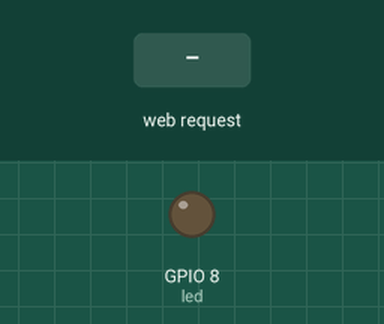
This program was run on a simulated ESP32 board running MicroPython. Parts: output pins drawn as LEDs (lit = HIGH). The test bench sets the inputs (shaded band). The board's own WiFi access point starts at once; what the program prints to the serial console is not drawn.

Above: at 1.2 s.
1.3 s: HTTP request GET /off received
At 1.9 s:
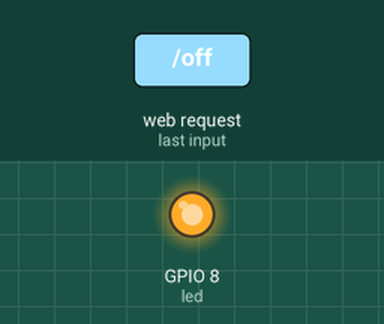
2.8 s: HTTP request GET /on received
At 4.2 s:
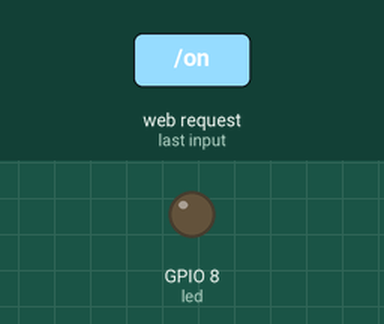
Timing chart, 0 to 5.8 s (numbered marks = the images above; inputs shaded):
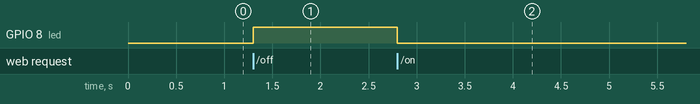

Measured:
- after the input at 1.3 s, GPIO 8 (led): LOW → HIGH at once
- after the input at 2.8 s, GPIO 8 (led): HIGH → LOW at once

The program:

WiFi_AP_webserver.py
```python
# Gert den Neijsel, 2025. The Hague University of Applied Sciences (Haagse Hogeschool).
# This is a demo program for an ESP32 C3 with 0.42" oled display.
# The ESP32-C3 will set up it's own Wi-Fi network, "ESP-C3".
# Connect you PC to this Wi-Fi network, you do not need a password.
# Copy the IP address and paste it in your browser.
# Now you have a webpage with ON and OFF buttons. They will switch the LED on the ESP32-C3 ON or OFF.

# Please note: Some of the ESP32-C3 boards have a poor quality Wi-Fi antenna (the red block),
# which makes connecting to Wi-Fi hard or sometimes impossible.
# Touching the antenna might help. Pressing the reset button might help.
# Better yet: solder an antenna wire of 31mm length to the "reset button" side of the red block.

import network
import socket
from machine import Pin

# Setup the Wi-Fi Access Point
ap = network.WLAN(network.AP_IF)
ap.config(essid="ESP-C3", password="")  # Open network
# ap.config(essid="ESP-C3", password="YourPassword", authmode=3) # authmode=3 = WPA2-PSK (recommended)

ap.active(True)
while not ap.active():
    pass
print("Access Point active! IP-address:", ap.ifconfig()[0])

# Setup Onboard LED (GPIO8 on ESP32-C3 boards)
led = Pin(8, Pin.OUT)
led.value(0)  # LED off at startup

def web_page():
    return """<!DOCTYPE html>
    <html>
    <head>
        <title>ESP32-C3 Webserver</title>
        <style>
            body { text-align: center; font-family: Arial; }
            .button { display: inline-block; padding: 20px; font-size: 20px; width: 100px; }
            .on { background-color: green; color: white; }
            .off { background-color: red; color: white; }
        </style>
    </head>
    <body>
        <h1>ESP32-C3 LED Control</h1>
        <a href="/on"><button class="button on">ON</button></a>
        <a href="/off"><button class="button off">OFF</button></a>
    </body>
    </html>"""

# Setup Webserver
s = socket.socket(socket.AF_INET, socket.SOCK_STREAM)
s.bind(('', 80))
s.listen(5)

while True:
    conn, addr = s.accept()
    request = conn.recv(1024).decode()

    if "GET /on" in request:
        led.value(0)  # LED ON
    elif "GET /off" in request:
        led.value(1)  # LED OFF

    response = web_page()
    conn.send("HTTP/1.1 200 OK\nContent-Type: text/html\nConnection: close\n\n" + response)
    conn.close()
```
